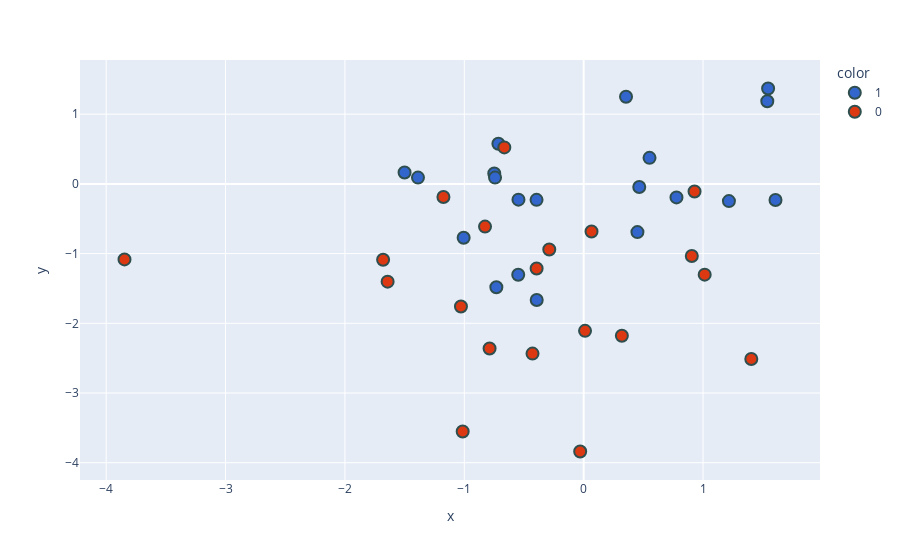

Notebook cell for this chart:
### Code cell
new_df['target'] = new_df['target'].astype('str')
fig = px.scatter(x=new_df['PC1'],
                 y=new_df['PC2'],
                 color=new_df['target'],
                 color_discrete_sequence=px.colors.qualitative.G10
                )

fig.update_traces(marker=dict(size=12,
                              line=dict(width=2,
                                        color='DarkSlateGrey')),
                  selector=dict(mode='markers'))
fig.show()

### Figure 1 — Plotly figure (JSON) as saved in the notebook; plotly's stock layout.template omitted (floating-point values rounded to 4 significant figures)
{"data": [{"hovertemplate": "color=1<br>x=%{x}<br>y=%{y}<extra></extra>", "legendgroup": "1", "marker": {"color": "#3366CC", "line": {"color": "DarkSlateGrey", "width": 2}, "size": 12, "symbol": "circle"}, "mode": "markers", "name": "1", "orientation": "v", "showlegend": true, "type": "scatter", "x": [0.3548, -0.5462, -1.005, 1.538, -0.7144, 1.607, -0.7491, 0.7775, 0.4656, -0.7425, 1.217, 0.5517, -1.5, -0.7315, -0.5482, 1.545, -0.3948, 0.4503, -1.388, -0.3934], "xaxis": "x", "y": [1.251, -0.2265, -0.773, 1.185, 0.5753, -0.2324, 0.1489, -0.1939, -0.04528, 0.08976, -0.2469, 0.3733, 0.1634, -1.483, -1.304, 1.368, -0.2294, -0.6916, 0.08983, -1.665], "yaxis": "y"}, {"hovertemplate": "color=0<br>x=%{x}<br>y=%{y}<extra></extra>", "legendgroup": "0", "marker": {"color": "#DC3912", "line": {"color": "DarkSlateGrey", "width": 2}, "size": 12, "symbol": "circle"}, "mode": "markers", "name": "0", "orientation": "v", "showlegend": true, "type": "scatter", "x": [0.9059, -1.68, -0.7883, -0.6647, -0.02921, 0.9287, -1.175, -3.847, -1.028, -0.2882, 0.32, 1.014, 0.06573, -1.014, -0.3942, -0.4286, 0.01143, 1.404, -1.642, -0.8265], "xaxis": "x", "y": [-1.035, -1.088, -2.361, 0.5235, -3.839, -0.109, -0.1886, -1.084, -1.759, -0.9414, -2.179, -1.302, -0.6839, -3.553, -1.214, -2.435, -2.108, -2.512, -1.402, -0.6127], "yaxis": "y"}], "layout": {"legend": {"title": {"text": "color"}, "tracegroupgap": 0}, "margin": {"t": 60}, "xaxis": {"anchor": "y", "domain": [0, 1], "title": {"text": "x"}}, "yaxis": {"anchor": "x", "domain": [0, 1], "title": {"text": "y"}}}}
